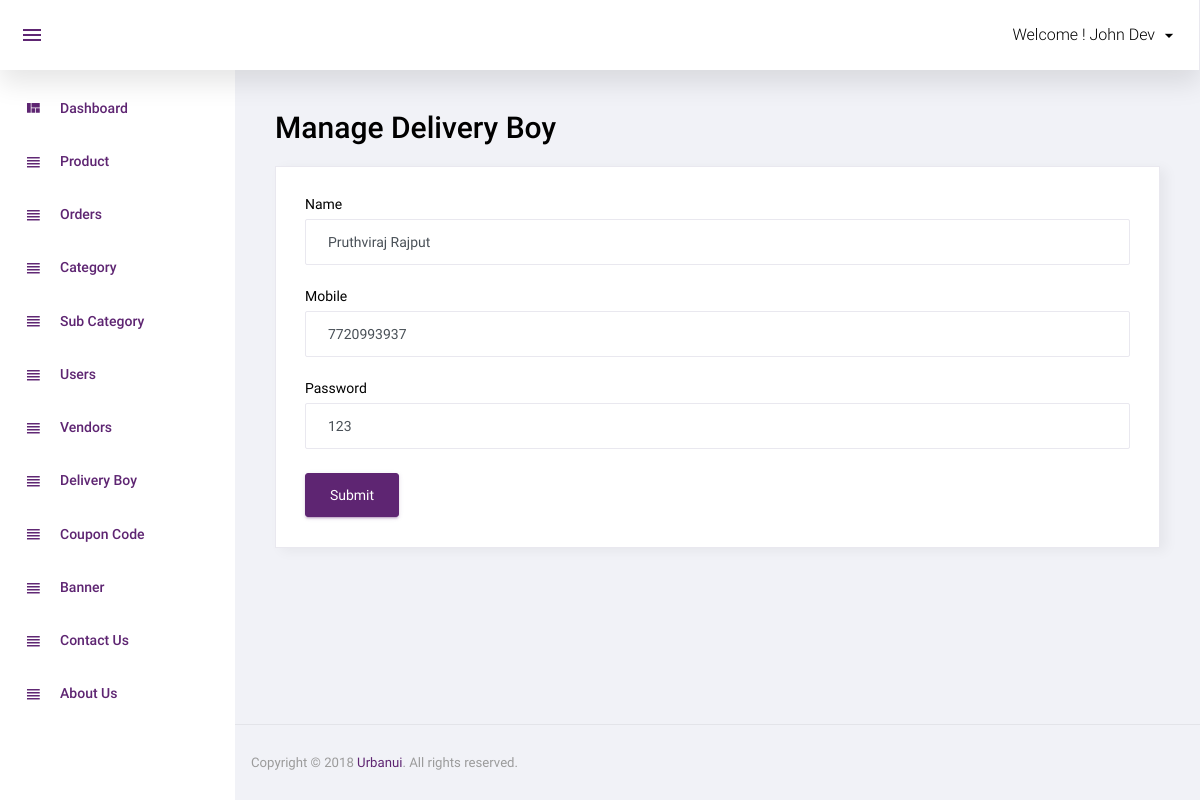
Page /admin/manage_delivery_boy?id=1 (signed in) on the committed database.
### tables this page shows
CREATE TABLE `delivery_boy` (
  `id` int(11) NOT NULL,
  `name` varchar(255) NOT NULL,
  `mobile` varchar(15) NOT NULL,
  `password` varchar(15) NOT NULL,
  `status` tinyint(4) NOT NULL,
  `added_on` timestamp NOT NULL DEFAULT current_timestamp() ON UPDATE current_timestamp()
);

### includes/function.inc.php (called while the page is built, shortened)
<?php
include 'database.inc.php';
function get_safe_value($str){
	global $con;
	$str=mysqli_real_escape_string($con,$str);
	return $str;
}
	?>

### admin/manage_delivery_boy.php (the view, shortened to what this page needs)
<?php
include('top.php');
$name="";
$mobile="";
$password="";
if(isset($_GET['id']) && $_GET['id']>0){
	$id=get_safe_value($_GET['id']);
	$row=mysqli_fetch_assoc(mysqli_query($con,"select * from delivery_boy where id='$id'"));
	$name=$row['name'];
	$password=$row['password'];
	$mobile=$row['mobile'];
}
?>
<div class="row">
			<h1 class="grid_title ml10 ml15">Manage Delivery Boy</h1>
            <div class="col-12 grid-margin stretch-card">
              <div class="card">
                <div class="card-body">
                  <form class="forms-sample" method="post">
                    <div class="form-group">
                      <label for="exampleInputName1">Name</label>
                      <input type="text" class="form-control" placeholder="name" name="name" required value="<?php echo $name?>">
                    </div>
					<div class="form-group">
                      <label for="exampleInputName1">Mobile</label>
                      <input type="text" class="form-control" placeholder="mobile" name="mobile" required value="<?php echo $mobile?>">
                    </div>
                    <div class="form-group">
                      <label for="exampleInputEmail3" required>Password</label>
                      <input type="textbox" class="form-control" placeholder="Password" name="password"  value="<?php echo $password?>">
                    </div>
                    <button type="submit" class="btn btn-primary mr-2" name="submit">Submit</button>
                  </form>
                </div>
              </div>
            </div>
		 </div>
<?php include('footer.php');?>

### rows in the picture
delivery_boy: name "Pruthviraj Rajput", mobile "7720993937", password "123"

### other values in the picture
$_SESSION['ADMIN_NAME'] "John Dev"
